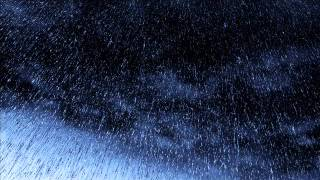
#> input picture Trilha Inicial/rain/rain58.jpg, 320 x 180 px
$ jupyter execute test_rain_realce_agucamento.ipynb
#> lines starting #> are read from the running program, lines starting #| are printed output that depends on the picture
### Importações

[cell 1]
from matplotlib import pyplot as plt
import numpy as np
import cv2
from skimage import exposure

### Aguçamento

**7.3	FILTRO	MÁSCARA	DE	DESAGUÇAMENTO**

[cell 2]
imgOriginal = cv2.imread('rain58.jpg', 1)
#> imgOriginal is the input picture: shape (180, 320, 3); mean B, G, R 78.9, 51.7, 39.8
imgSuavizada = cv2.GaussianBlur(imgOriginal, (13,13), 3)
imgDetalhes = 3 * cv2.subtract(imgOriginal, imgSuavizada)
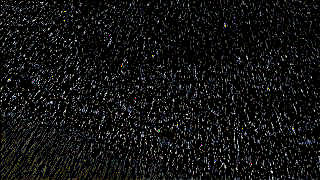
#> imgDetalhes: shape (180, 320, 3); mean B, G, R 20.1, 20.1, 19.8
imgRealcada = cv2.add(imgOriginal, imgDetalhes)

imgOriginal = imgOriginal[::2,::2] # Diminui a imagem
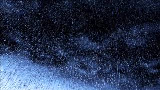
#> imgOriginal: shape (90, 160, 3); mean B, G, R 78.8, 51.5, 39.7
imgSuavizada = imgSuavizada[::2,::2] # Diminui a imagem
#> imgSuavizada: shape (90, 160, 3)
imgDetalhes = imgDetalhes[::2,::2] # Diminui a imagem
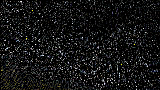
#> imgDetalhes: shape (90, 160, 3); mean B, G, R 20.4, 20.2, 19.9
imgRealcada = imgRealcada[::2,::2] # Diminui a imagem
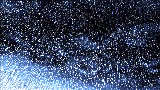
#> imgRealcada: shape (90, 160, 3); mean B, G, R 95.6, 70.3, 58.9

cv2.imshow("Original", imgOriginal)
cv2.imshow("Suavizada", imgSuavizada)
#cv2.imshow("Bordas", imgDetalhes)
cv2.imshow("Realcada", imgRealcada)
cv2.waitKey(0)
cv2.destroyAllWindows()

***rain32.jpg***

***rain56.jpg***

***rain67.jpg***

### Filtro de realce

[cell 3]
imgOriginal = cv2.imread('rain58.jpg', 1)
imgSuavizada = cv2.GaussianBlur(imgOriginal, (13,13), 3)
imgDetalhes = 3 * cv2.subtract(imgOriginal, imgSuavizada)
imgRealcada = cv2.add(imgOriginal, imgDetalhes)

size = (256, 256)
imgOriginal = cv2.resize(imgOriginal, size, interpolation = cv2.INTER_AREA)
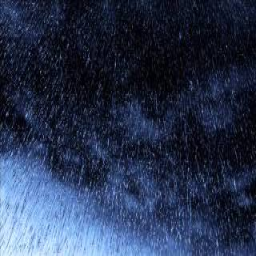
#> imgOriginal: shape (256, 256, 3); mean B, G, R 78.8, 51.6, 39.7
imgSuavizada = cv2.resize(imgSuavizada, size, interpolation = cv2.INTER_AREA)
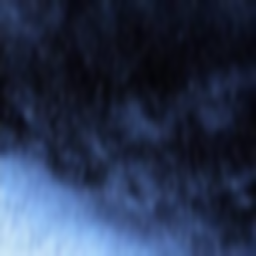
#> imgSuavizada: shape (256, 256, 3); mean B, G, R 78.8, 51.6, 39.7
imgDetalhes = cv2.resize(imgDetalhes, size, interpolation = cv2.INTER_AREA)
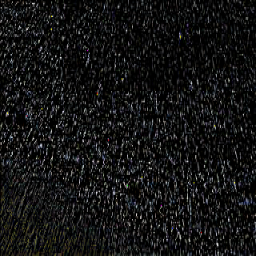
#> imgDetalhes: shape (256, 256, 3); mean B, G, R 20.1, 20, 19.7
imgRealcada = cv2.resize(imgRealcada, size, interpolation = cv2.INTER_AREA)
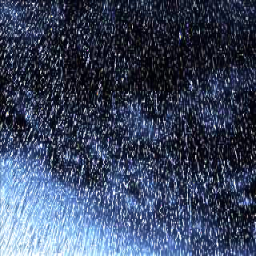
#> imgRealcada: shape (256, 256, 3); mean B, G, R 95.5, 70.3, 58.8

cv2.imshow("Original", imgOriginal)
cv2.imwrite("rain58Original.jpg", imgOriginal)

cv2.imshow("Suavizada", imgSuavizada)
cv2.imwrite("rain58Suavizada.jpg", imgSuavizada)

cv2.imshow("Detalhes", imgDetalhes)

cv2.imshow("Realcada", imgRealcada)
cv2.imwrite("rain58Realcada.jpg", imgRealcada)

cv2.waitKey(0)
cv2.destroyAllWindows()

### Equalização do histograma + filtro de realce

[cell 4]
imgOriginal = cv2.imread('rain58.jpg', 1)
imgSuavizada = cv2.GaussianBlur(imgOriginal, (13,13), 3)
imgDetalhes = 3 * cv2.subtract(imgOriginal, imgSuavizada)
imgRealcada = cv2.add(imgOriginal, imgDetalhes)

size = (256, 256)
imgOriginal = cv2.resize(imgOriginal, size, interpolation = cv2.INTER_AREA)
imgSuavizada = cv2.resize(imgSuavizada, size, interpolation = cv2.INTER_AREA)
imgDetalhes = cv2.resize(imgDetalhes, size, interpolation = cv2.INTER_AREA)
imgRealcada = cv2.resize(imgRealcada, size, interpolation = cv2.INTER_AREA)

hsv = cv2.cvtColor(imgRealcada, cv2.COLOR_BGR2HSV)
#> hsv: shape (256, 256, 3); mean H, S, V 112, 122.2, 95.6
canais =  cv2.split(hsv)
hsv = cv2.equalizeHist(canais[2],canais[2])
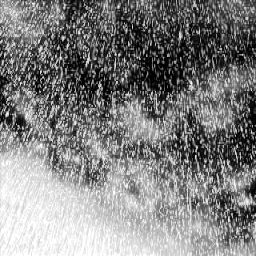
#> hsv: shape (256, 256); min 0, max 255, mean 128.3
hsv = cv2.merge(canais, hsv)
#> hsv: shape (256, 256, 3); mean H, S, V 112, 122.2, 128.3
saida = cv2.cvtColor(hsv, cv2.COLOR_HSV2BGR, imgRealcada)
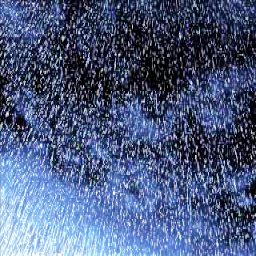
#> saida: shape (256, 256, 3); mean B, G, R 128.2, 91.7, 76.4

cv2.imshow("saida", imgOriginal)
#cv2.imwrite("rain32Original.jpg", imgOriginal)

cv2.imshow("Realce+Equaliz", saida)
cv2.imwrite("rain58Realce+Equaliz.jpg", saida)

cv2.waitKey(0)
cv2.destroyAllWindows()

$ run again, with Trilha Inicial/rain/rain31.jpg copied over Trilha Inicial/rain/rain58.jpg
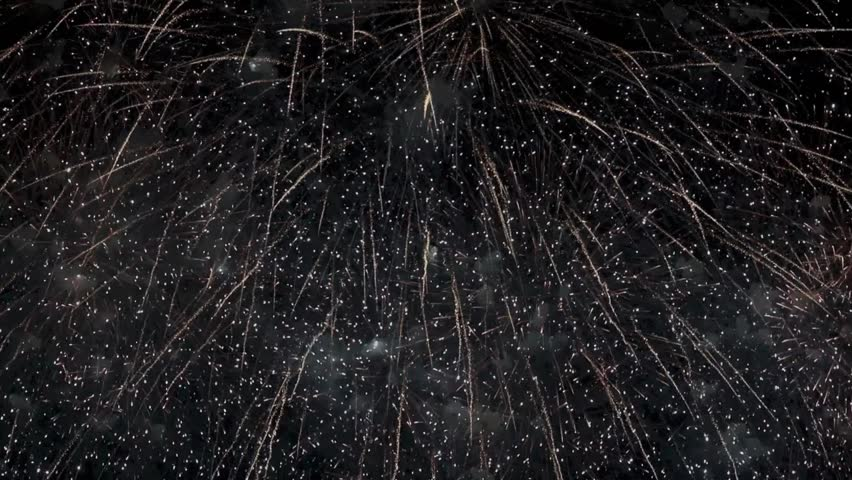
#> input picture Trilha Inicial/rain/rain31.jpg, 852 x 480 px
#> imgOriginal is the input picture: shape (480, 852, 3); mean B, G, R 31.8, 30, 31.6
#> `imgRealcada = cv2.resize(imgRealcada, size, interpolation = cv2.INTER_..`:
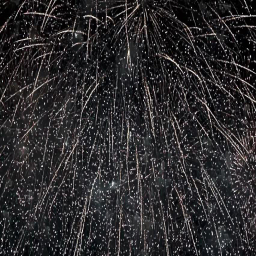
#> imgRealcada: shape (256, 256, 3); mean B, G, R 45.4, 43.7, 45.3
#> `saida = cv2.cvtColor(hsv, cv2.COLOR_HSV2BGR, imgRealcada)`:
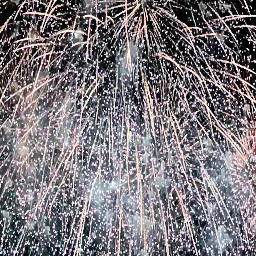
#> saida: shape (256, 256, 3); mean B, G, R 124.3, 118.8, 123.4

$ run again, with Trilha Inicial/rain/rain32.jpg copied over Trilha Inicial/rain/rain58.jpg
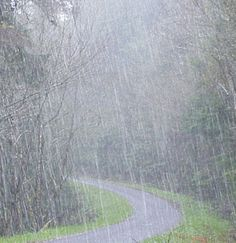
#> input picture Trilha Inicial/rain/rain32.jpg, 236 x 243 px
#> imgOriginal is the input picture: shape (243, 236, 3); mean B, G, R 168, 163.4, 157.6
#> `saida = cv2.cvtColor(hsv, cv2.COLOR_HSV2BGR, imgRealcada)`:
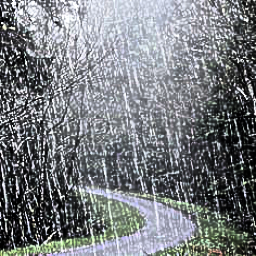
#> saida: shape (256, 256, 3); mean B, G, R 126.6, 122.7, 119.1
